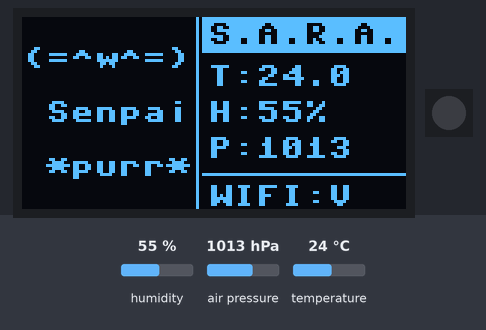
Simulated run of this program. Board: ESP32 board running MicroPython. On the bench: 128×64 one-colour display, 1 RGB LEDs in strip order, left to right. The inputs (shaded band) are chosen by the test bench; at power-on: humidity 55 %, temperature 24 °C, air pressure 1013 hPa. Dim RGB values are drawn brighter than linear; WiFi joins after 1.5 s; no MQTT or app messages arrive unless stated; library files of the repository ran but are not shown: ahtx0.py, bmp280.py, ssd1306.py; what the program prints to the serial console is not drawn.

Above: at 3.4 s.
3.5 s: humidity set to 31 %
At 13.1 s:
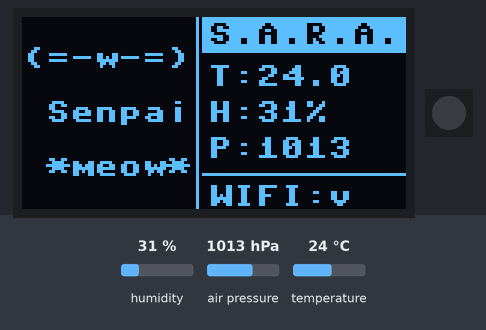
13.8 s: humidity set to 27 %
At 23.0 s:
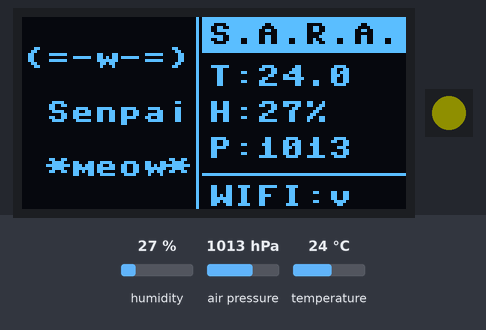
26.9 s: temperature set to 18.3 °C
At 33.9 s:
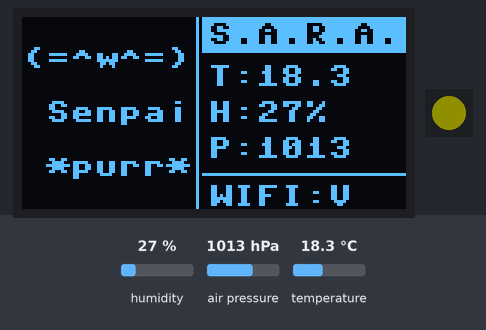
34.0 s: temperature set to 17.4 °C
At 43.3 s:
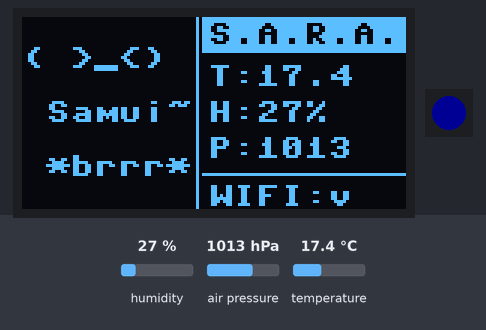
47.1 s: air pressure set to 952 hPa
At 54.1 s:
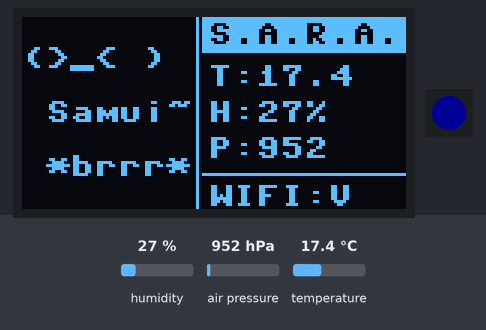
54.3 s: temperature set to 41 °C
At 63.7 s:
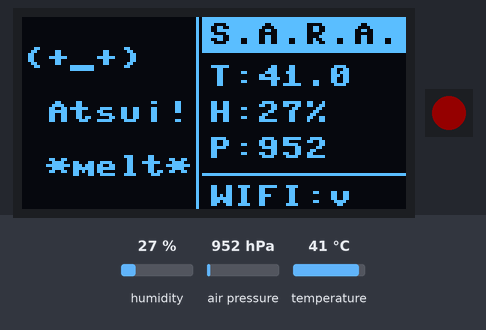
Timing chart, 0 to 65.2 s (numbered marks = the images above; inputs shaded):
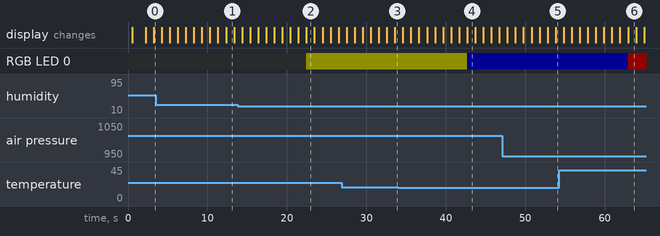

The program:

main.py
```python
import network
import time
from machine import Pin, I2C
from umqtt.simple import MQTTClient
from neopixel import NeoPixel
import ahtx0
import bmp280
import ssd1306

# --- НАСТРОЙКИ СЕТИ И MQTT ---
SSID = ""
PASS = ""
MQTT_BROKER = "IP"
CLIENT_ID = "Sara_Neural_Key"
TOPIC = "sara/sensors"

# ПИНЫ И ПАРАМЕТРЫ
# I2C: 1MHz как ты и выжал (предел стабильности)
i2c = I2C(0, scl=Pin(9), sda=Pin(8), freq=1000000)
NP_PIN = 48 # NeoPixel на борту S3
NP_NUM = 1

time.sleep(0.5)

# ГЛОБАЛЬНЫЕ ОБЪЕКТЫ
oled = None
sensor_aht = None
sensor_bmp = None
np = None

# --- ИНИЦИАЛИЗАЦИЯ ЖЕЛЕЗА ---
try:
    oled = ssd1306.SSD1306_I2C(128, 64, i2c, addr=0x3c)
    print("OLED: OK")
except: print("OLED Fail")

try:
    sensor_aht = ahtx0.AHT20(i2c)
    print("AHT20: OK")
except: print("AHT Fail")

try:
    sensor_bmp = bmp280.BMP280(i2c, addr=0x77)
    print("BMP280: OK")
except: print("BMP Fail")

try:
    np = NeoPixel(Pin(NP_PIN), NP_NUM)
    print("NeoPixel: OK")
except: print("NP Fail")

# --- ФУНКЦИИ СИСТЕМЫ ---

def connect_wifi():
    wlan = network.WLAN(network.STA_IF)
    wlan.active(True)
    if not wlan.isconnected():
        wlan.connect(SSID, PASS)
        for _ in range(20):
            if wlan.isconnected(): break
            time.sleep(0.5)
    print('WiFi Status:', wlan.isconnected())

def update_rgb(t, h, delta_p, mqtt_ok):
    if not np: return
    # Логика светодиода:
    if not mqtt_ok:
        np[0] = (15, 5, 0) # Оранжевый - нет связи
    elif t >= 28.0:
        np[0] = (20, 0, 0) # Красный - жарко
    elif t <= 18.0:
        np[0] = (0, 0, 20) # Синий - холодно
    elif h <= 30.0:
        np[0] = (15, 15, 0) # Желтый - сухо (глаза сохнут!)
    elif abs(delta_p) > 2.0:
        np[0] = (10, 0, 15) # Фиолетовый - скачок давления
    else:
        np[0] = (0, 0, 0) # Всё норм - не светим
    np.write()

def update_oled(t, h, p, mqtt_ok, frame):
    if not oled: return
    oled.fill(0)

    # ЛОГИКА АНИМЕ-ИНТЕРФЕЙСА (V3)
    if not mqtt_ok:
        faces = [" (T_T) ", " (;_;) "]
        mood = " Baka.. "
        action = " *weep*"
    elif t >= 28.0:
        faces = ["(x_x;) ", "(+_+)  "]
        mood = " Atsui! "
        action = " *melt*"
    elif t <= 18.0:
        faces = ["(>_< ) ", "( >_<) "]
        mood = " Samui~ "
        action = " *brrr*"
    else:
        faces = ["(=^w^=)", "(=-w-=)"]
        mood = " Senpai"
        actions = [" *purr*", " *meow*"]
        action = actions[frame]

    # ЛЕВАЯ ПАНЕЛЬ (Анимация и статус)
    oled.text(faces[frame], 0, 10, 1)
    oled.text(mood, 0, 28, 1)
    oled.text(action, 0, 46, 1)

    # РАЗДЕЛИТЕЛЬ (На 58px, чтобы не наслаивалось)
    oled.vline(58, 0, 64, 1)

    # ПРАВАЯ ПАНЕЛЬ (Телеметрия)
    oled.fill_rect(60, 0, 68, 12, 1) # Инверсный хедер
    oled.text("S.A.R.A.", 62, 2, 0)

    oled.text("T:{:.1f}".format(t), 62, 16, 1)
    oled.text("H:{:.0f}%".format(h), 62, 28, 1)
    oled.text("P:{:.0f}".format(p), 62, 40, 1) # В гектопаскалях

    oled.hline(60, 52, 68, 1)
    if mqtt_ok:
        wifi_icons = ["WIFI:V", "WIFI:v"]
        oled.text(wifi_icons[frame], 62, 56, 1)
    else:
        oled.text("WIFI:X", 62, 56, 1)

    oled.show()

# --- ГЛАВНЫЙ ЦИКЛ ---
def main_loop():
    connect_wifi()
    mqtt_ok = False
    client = MQTTClient(CLIENT_ID, MQTT_BROKER)
    try:
        client.connect()
        mqtt_ok = True
    except: pass

    t, h, p_hpa = 0, 0, 0
    p_history = []
    last_sensor_update = 0
    frame = 0

    while True:
        try:
            current_ms = time.ticks_ms()

            # Обновление данных раз в 10 секунд
            if time.ticks_diff(current_ms, last_sensor_update) > 10000 or last_sensor_update == 0:
                if sensor_aht:
                    t = sensor_aht.temperature
                    h = sensor_aht.relative_humidity
                if sensor_bmp:
                    p_hpa = sensor_bmp.pressure / 100.0 # Перевод в hPa

                # Считаем дельту давления за 5 циклов (чуть меньше минуты)
                p_history.append(p_hpa)
                if len(p_history) > 5: p_history.pop(0)
                delta_p = p_hpa - p_history[0] if len(p_history) > 1 else 0

                if mqtt_ok:
                    msg = '{"t":%.1f,"h":%.1f,"p":%.1f,"dp":%.1f}' % (t, h, p_hpa, delta_p)
                    try: client.publish(TOPIC, msg)
                    except: mqtt_ok = False

                update_rgb(t, h, delta_p, mqtt_ok)
                last_sensor_update = current_ms

            # Обновление анимации раз в секунду
            frame = (frame + 1) % 2
            update_oled(t, h, p_hpa, mqtt_ok, frame)

        except Exception as e:
            print("Error:", e)

        time.sleep(1)

# СТАРТ
main_loop()
```

Measured:
- the behaviour switches between 30 and 29 % on humidity (found by bisection; images 1 and 2)
- the behaviour switches between 18 and 17.9 °C on temperature (found by bisection; images 3 and 4)
- after the input at 3.5 s, the display: first differs from a run without the input after 8.8 s (image 1)
- after the input at 13.8 s, the display: first differs from a run without the input after 8.7 s (image 2)
- after the input at 26.9 s, the display: first differs from a run without the input after 5.7 s (image 3 shows a later state)
- after the input at 34.0 s, the display: first differs from a run without the input after 8.7 s (image 4)
- after the input at 47.1 s, the display: first differs from a run without the input after 5.7 s (image 5 shows a later state)
- after the input at 54.3 s, the display: first differs from a run without the input after 8.6 s (image 6)
